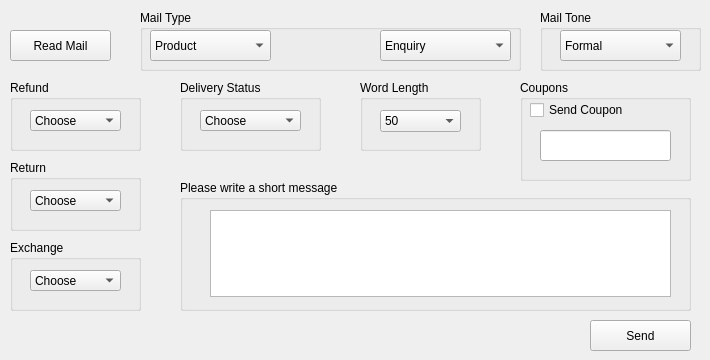
    <widget class="QWidget" name="tab">
     <attribute name="title">
      <string>Reply Wizard</string>
     </attribute>
     <widget class="QGroupBox" name="MailType">
      <property name="geometry">
       <rect>
        <x>140</x>
        <y>10</y>
        <width>381</width>
        <height>61</height>
       </rect>
      </property>
      <property name="title">
       <string>Mail Type</string>
      </property>
      <widget class="QComboBox" name="mailCategory">
       <property name="geometry">
        <rect>
         <x>10</x>
         <y>20</y>
         <width>121</width>
         <height>31</height>
        </rect>
       </property>
       <item>
        <property name="text">
         <string>Product</string>
        </property>
       </item>
       <item>
        <property name="text">
         <string>Order</string>
        </property>
       </item>
       <item>
        <property name="text">
         <string>Delivery</string>
        </property>
       </item>
       <item>
        <property name="text">
         <string>Enquiry</string>
        </property>
       </item>
      </widget>
      <widget class="QComboBox" name="mailSubCategory">
       <property name="geometry">
        <rect>
         <x>240</x>
         <y>20</y>
         <width>131</width>
         <height>31</height>
        </rect>
       </property>
       <item>
        <property name="text">
         <string>Enquiry</string>
        </property>
       </item>
       <item>
        <property name="text">
         <string>Complaint</string>
        </property>
       </item>
      </widget>
     </widget>
     <widget class="QPushButton" name="sendMailButton">
      <property name="geometry">
       <rect>
        <x>590</x>
        <y>320</y>
        <width>101</width>
        <height>31</height>
       </rect>
      </property>
      <property name="text">
       <string>Send</string>
      </property>
     </widget>
     <widget class="QPushButton" name="readMailButton">
      <property name="geometry">
       <rect>
        <x>10</x>
        <y>30</y>
        <width>101</width>
        <height>31</height>
       </rect>
      </property>
      <property name="text">
       <string>Read Mail</string>
      </property>
     </widget>
     <widget class="QGroupBox" name="refundBox">
      <property name="geometry">
       <rect>
        <x>10</x>
        <y>80</y>
        <width>131</width>
        <height>71</height>
       </rect>
      </property>
      <property name="title">
       <string>Refund</string>
      </property>
      <widget class="QComboBox" name="refundOptions">
       <property name="geometry">
        <rect>
         <x>20</x>
         <y>30</y>
         <width>91</width>
         <height>21</height>
        </rect>
       </property>
       <item>
        <property name="text">
         <string>Choose</string>
        </property>
       </item>
       <item>
        <property name="text">
         <string>No</string>
        </property>
       </item>
       <item>
        <property name="text">
         <string>Partial</string>
        </property>
       </item>
       <item>
        <property name="text">
         <string>Full</string>
        </property>
       </item>
      </widget>
     </widget>
     <widget class="QGroupBox" name="couponBox">
      <property name="geometry">
       <rect>
        <x>520</x>
        <y>80</y>
        <width>171</width>
        <height>101</height>
       </rect>
      </property>
      <property name="title">
       <string>Coupons</string>
      </property>
      <widget class="QLineEdit" name="couponValueInput">
       <property name="geometry">
        <rect>
         <x>20</x>
         <y>50</y>
         <width>131</width>
         <height>31</height>
        </rect>
       </property>
       <property name="text">
        <string/>
       </property>
      </widget>
      <widget class="QCheckBox" name="couponCheckBox">
       <property name="geometry">
        <rect>
         <x>10</x>
         <y>20</y>
         <width>101</width>
         <height>20</height>
        </rect>
       </property>
       <property name="text">
        <string>Send Coupon</string>
       </property>
      </widget>
     </widget>
     <widget class="QGroupBox" name="promptBox">
      <property name="geometry">
       <rect>
        <x>180</x>
        <y>180</y>
        <width>511</width>
        <height>131</height>
       </rect>
      </property>
      <property name="title">
       <string>Please write a short message</string>
      </property>
      <widget class="QTextEdit" name="promptText">
       <property name="geometry">
        <rect>
         <x>30</x>
         <y>30</y>
         <width>461</width>
         <height>87</height>
        </rect>
       </property>
      </widget>
     </widget>
     <widget class="QGroupBox" name="returnBox">
      <property name="geometry">
       <rect>
        <x>10</x>
        <y>160</y>
        <width>131</width>
        <height>71</height>
       </rect>
      </property>
      <property name="title">
       <string>Return</string>
      </property>
      <widget class="QComboBox" name="returnOptions">
       <property name="geometry">
        <rect>
         <x>20</x>
         <y>30</y>
         <width>91</width>
         <height>21</height>
        </rect>
       </property>
       <item>
        <property name="text">
         <string>Choose</string>
        </property>
       </item>
       <item>
        <property name="text">
         <string>No</string>
        </property>
       </item>
       <item>
        <property name="text">
         <string>Paid </string>
        </property>
       </item>
       <item>
        <property name="text">
         <string>Free</string>
        </property>
       </item>
      </widget>
     </widget>
     <widget class="QGroupBox" name="exchangeBox">
      <property name="geometry">
       <rect>
        <x>10</x>
        <y>240</y>
        <width>131</width>
        <height>71</height>
       </rect>
      </property>
      <property name="title">
       <string>Exchange</string>
      </property>
      <widget class="QComboBox" name="exchangeOptions">
       <property name="geometry">
        <rect>
         <x>20</x>
         <y>30</y>
         <width>91</width>
         <height>21</height>
        </rect>
       </property>
       <item>
        <property name="text">
         <string>Choose</string>
        </property>
       </item>
       <item>
        <property name="text">
         <string>No</string>
        </property>
       </item>
       <item>
        <property name="text">
         <string>Paid</string>
        </property>
       </item>
       <item>
        <property name="text">
         <string>Free</string>
        </property>
       </item>
      </widget>
     </widget>
     <widget class="QGroupBox" name="deliveryStatusBox">
      <property name="geometry">
       <rect>
        <x>180</x>
        <y>80</y>
        <width>141</width>
        <height>71</height>
       </rect>
      </property>
      <property name="title">
       <string>Delivery Status</string>
      </property>
      <widget class="QComboBox" name="deliveryStatusOptions">
       <property name="geometry">
        <rect>
         <x>20</x>
         <y>30</y>
         <width>101</width>
         <height>21</height>
        </rect>
       </property>
       <item>
        <property name="text">
         <string>Choose</string>
        </property>
       </item>
       <item>
        <property name="text">
         <string>Not Shipped</string>
        </property>
       </item>
       <item>
        <property name="text">
         <string>Delayed</string>
        </property>
       </item>
       <item>
        <property name="text">
         <string>Shipped</string>
        </property>
       </item>
       <item>
        <property name="text">
         <string>Delivered</string>
        </property>
       </item>
       <item>
        <property name="text">
         <string>Rescheduled</string>
        </property>
       </item>
      </widget>
     </widget>
     <widget class="QGroupBox" name="MailTone">
      <property name="geometry">
       <rect>
        <x>540</x>
        <y>10</y>
        <width>161</width>
        <height>61</height>
       </rect>
      </property>
      <property name="title">
       <string>Mail Tone</string>
      </property>
      <widget class="QComboBox" name="mailTone">
       <property name="geometry">
        <rect>
         <x>20</x>
         <y>20</y>
         <width>121</width>
         <height>31</height>
        </rect>
       </property>
       <item>
        <property name="text">
         <string>Formal</string>
        </property>
       </item>
       <item>
        <property name="text">
         <string>Assertive</string>
        </property>
       </item>
       <item>
        <property name="text">
         <string>Assuring</string>
        </property>
       </item>
       <item>
        <property name="text">
         <string>Apologetic</string>
        </property>
       </item>
       <item>
        <property name="text">
         <string>Persuasive</string>
        </property>
       </item>
      </widget>
     </widget>
     <widget class="QGroupBox" name="wordLengthBox">
      <property name="geometry">
       <rect>
        <x>360</x>
        <y>80</y>
        <width>121</width>
        <height>71</height>
       </rect>
      </property>
      <property name="title">
       <string>Word Length</string>
      </property>
      <widget class="QComboBox" name="wordLengthOptions">
       <property name="geometry">
        <rect>
         <x>20</x>
         <y>30</y>
         <width>81</width>
         <height>22</height>
        </rect>
       </property>
       <item>
        <property name="text">
         <string>50</string>
        </property>
       </item>
       <item>
        <property name="text">
         <string>100</string>
        </property>
       </item>
       <item>
        <property name="text">
         <string>150</string>
        </property>
       </item>
       <item>
        <property name="text">
         <string>200</string>
        </property>
       </item>
      </widget>
     </widget>
    </widget>
